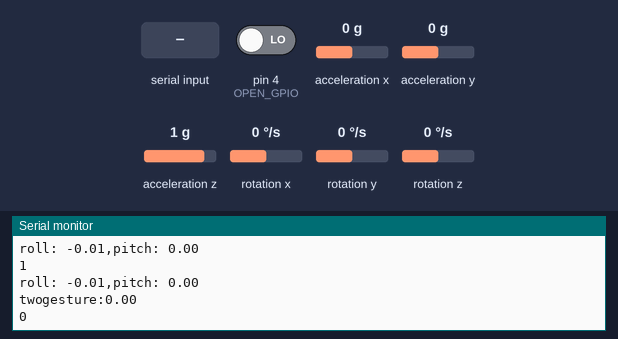
The sketch below on a simulated Arduino Uno, built for the host (arithmetic inside an expression is 32-bit, double 64-bit). Parts: the last lines printed to the serial monitor. The inputs (shaded band) are chosen by the test bench; at power-on: acceleration x 0 g, acceleration y 0 g, acceleration z 1 g, rotation x 0 °/s, pin 4 (OPEN_GPIO) LOW, rotation y 0 °/s, rotation z 0 °/s.

Above: at 2.2 s.
2.3 s: acceleration x set to -1.4 g
At 2.8 s:
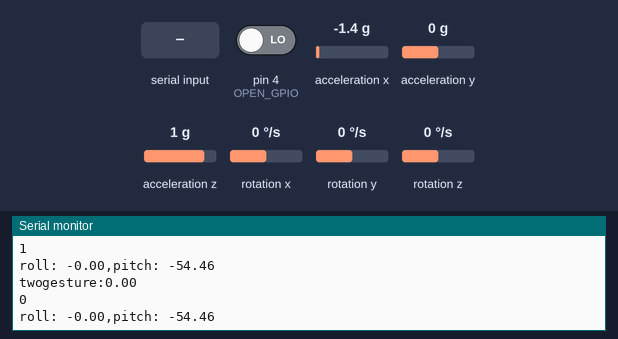
3.8 s: "1" received over the second serial link
At 3.82 s:
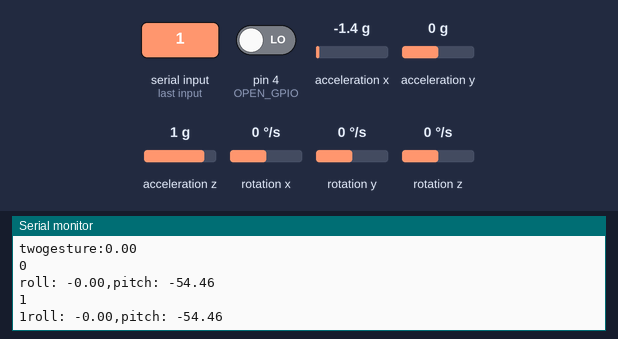
5.3 s: acceleration y set to -1.4 g
At 5.33 s:
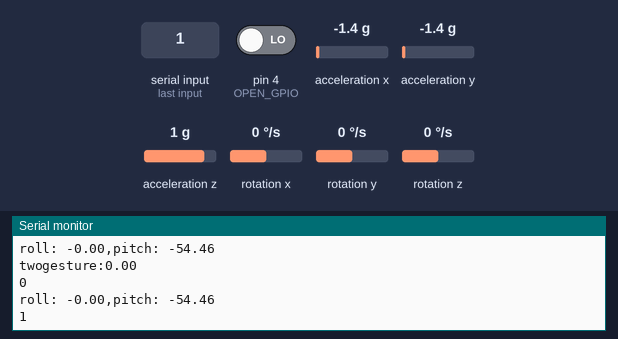
6.8 s: acceleration z set to -1.4 g
At 6.84 s:
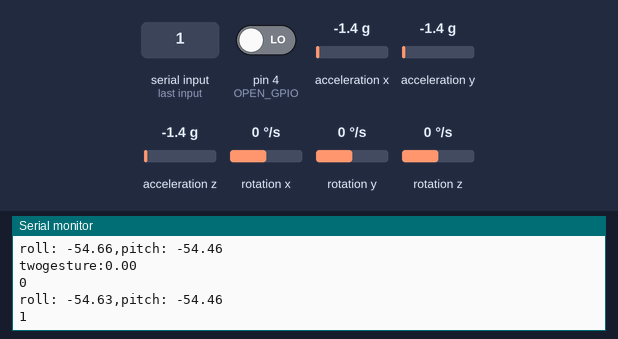
8.3 s: "0" received over the second serial link
At 8.35 s:
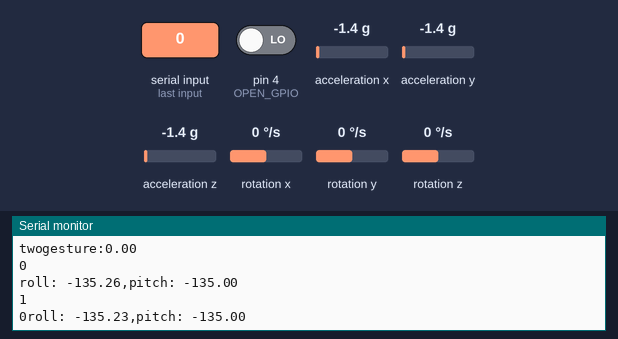
9.8 s: rotation x set to -192 °/s
At 9.86 s:
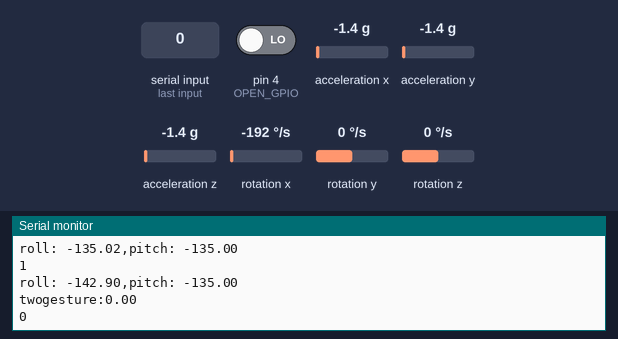
Timing chart, 0 to 12.3 s (numbered marks = the images above; inputs shaded):
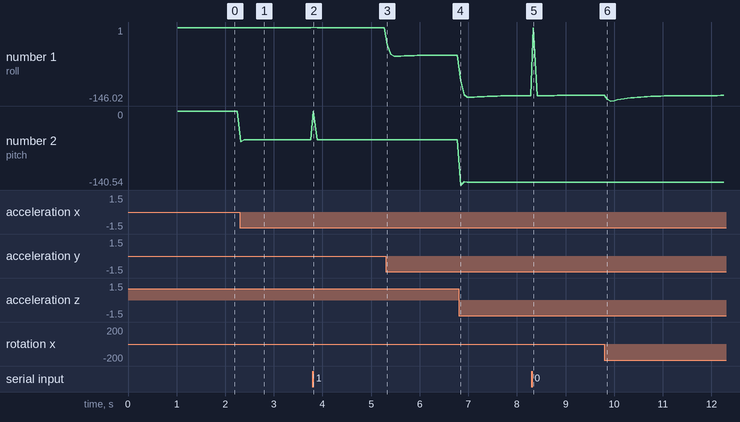

The sketch:

posedetecter_tcp_v2.0.0.6.ino
```cpp
#include <stdio.h>
#include <stdlib.h>

/*
****************************
void judge_gesture(GESTURE *g)//判断姿势
void Angle_get()//计算角度
void Kalman_Filter(double angle_m, double gyro_m)//卡尔曼滤波
void tcpsend_procceed(char test[16] , float data, int i, int j, int m)//tcp传输
****************************
*/


#include "I2Cdev.h"
#include "MPU6050_6Axis_MotionApps20.h"
#include <SoftwareSerial.h> //软件串口

MPU6050 mpu; //实例化一个 MPU6050 对象，对象名称为 mpu

SoftwareSerial mySerial(10, 11); ////软件串口 指定pin 对应esp8266的RX, TX

//char posedata[8][6] = {0};//mpu数据暂存
char test[16] ={0};
char test1[2 ]={0};
int i;
float velocity;
int choose = 0;
#define DEBUG 1
#define C1 2
#define C2 3
#define OPEN_GPIO 4//定义开关引脚 为4
int16_t ax, ay, az, gx, gy, gz;
int16_t data[8][8];

float acc_angle[4];//向量计算出的值，三维夹角，x方向夹角，y方向，z方向

float axt, ayt, azt;

//float ax, ay, az, gx, gy, gz;

//********************angle data*********************//
float Gyro_y; //Y轴陀螺仪数据暂存
float Gyro_x;
float Gyro_z;
float angleAx;
float angle6;
float K1 = 1.5; // 对加速度计取值的权重
//float K1 = 0.05; // 对加速度计取值的权重
float Angle; //一阶互补滤波计算出的最终倾斜角度
float accelz = 0;

//********************angle data*********************//

//***************Kalman_Filter*********************//
float P[2][2] = {{ 1, 0 },
  { 0, 1 }
};
float Pdot[4] = { 0, 0, 0, 0};
//float Q_angle = 0.001, Q_gyro = 0.005; //角度数据置信度,角速度数据置信度
float Q_angle = 2, Q_gyro = 2; //角度数据置信度,角速度数据置信度
float R_angle = 0.5 , C_0 = 1;
float q_bias, angle_err, PCt_0, PCt_1, E, K_0, K_1, t_0, t_1;
float timeChange = 10; //滤波法采样时间间隔毫秒
float dt = timeChange * 0.003; //注意：dt的取值为滤波器采样时间
//***************Kalman_Filter*********************//

#define UP 1//定义姿势状态整形参数 1：向上 2：向下
#define DOWN 2
#define RIGHT 1
#define LEFT 2
#define N 2//目前安装的MPU6050的个数
#define OPEN 1//定义开关开
#define UNOPEN 0//定义开关关
//以下应用在新版本V1.1级以上
#define LITTLE_UP 10//定义可检测到的敏感角度 10°
#define LITTLE_DOWN -10
#define LITTLE_LEFT -10
#define LITTLE_RIGHT 10
/////////////////////////////////////////////////////////
float sum_pitch=0.0f;//多次pitch角的和
float ave_pitch=0.0f;//picth角的平均值
float sum_roll=0.0f;
float ave_roll=0.0f;
float pre_arr[3][11]={0};
int count=0;//定义计数器
int counter=0;//定义翻手计数器
int open_status;
typedef struct gesture
{
  float up_down;//上下参数
  float left_right;//左右参数
  float pitch;//俯仰角
  float roll;//翻滚角
  int equipment;//设备号
}GESTURE;
typedef struct twogesture
{
  //******以下均为1真0假*******//
  int none;//手平放，表示停止某个动作
  int opposite;//手心朝上
  int two_times_down;//向下翻动手指2次
  int fist;//握拳
  int thumb;//灯光(大拇指)
  float finalnum;//要发送的最终参数，由上到下分别为0，1，2，3，4。
}TWOGESTURE;
    GESTURE real_gesture;
    TWOGESTURE two_gesture;
//****************MPU6050数据结构体************************//
typedef struct device
{
  float ax;//参数
  float ay;//参数
  float az;//参数

  float gx;//参数
  float gy;//参数
  float gz;//参数

  float yaw;//偏航角
  float pitch;//俯仰角
  float roll;//翻滚角
  int equipment;

}DEVICE;
DEVICE device[N];
void Angle_get()
{
  //平衡参数
  Angle = atan2(ay , az) * 57.3;           //角度计算公式
  Gyro_x = (gx - 128.1) / 131;              //角度转换
  Kalman_Filter(Angle, Gyro_x);            //卡曼滤波
  //旋转角度Z轴参数
  if (gz > 32768) gz -= 65536;              //强制转换2g  1g
  Gyro_z = -gz / 131;                      //Z轴参数转换
  accelz = az / 16.4;

  angleAx = atan2(ax, az) * 180 / PI; //计算与x轴夹角
  Gyro_y = -gy / 131.00; //计算角速度
  //一阶互补滤波
  angle6 = K1 * angleAx + (1 - K1) * (angle6 + Gyro_y * dt);
}

////////////////////////kalman/////////////////////////
float angle, angle_dot;                                //平衡角度值
void Kalman_Filter(double angle_m, double gyro_m)
{
  angle += (gyro_m - q_bias) * dt;
  angle_err = angle_m - angle;
  Pdot[0] = Q_angle - P[0][1] - P[1][0];
  Pdot[1] = - P[1][1];
  Pdot[2] = - P[1][1];
  Pdot[3] = Q_gyro;
  P[0][0] += Pdot[0] * dt;
  P[0][1] += Pdot[1] * dt;
  P[1][0] += Pdot[2] * dt;
  P[1][1] += Pdot[3] * dt;
  PCt_0 = C_0 * P[0][0];
  PCt_1 = C_0 * P[1][0];
  E = R_angle + C_0 * PCt_0;
  K_0 = PCt_0 / E;
  K_1 = PCt_1 / E;
  t_0 = PCt_0;
  t_1 = C_0 * P[0][1];
  P[0][0] -= K_0 * t_0;
  P[0][1] -= K_0 * t_1;
  P[1][0] -= K_1 * t_0;
  P[1][1] -= K_1 * t_1;
  angle += K_0 * angle_err; //角度
  q_bias += K_1 * angle_err;
  angle_dot = gyro_m - q_bias; //角速度
}

/* /////////SEND////
void tcpsend_all(int num,char test[16] , float data1, float data2, float data3,float data4,float data5,float data6)
{


 // mySerial.write(str,2);           //向esp8266写数据

  dtostrf(angle,3, 2, test);

mySerial.write(35);//ASCLL #井号
  for( i = 0; i < 4; i++)
  {


    delay(5);
  mySerial.write(test[i]);//ASCLL
  delay(5);
  }
  mySerial.write(35);//ASCLL #井号

  }*/

   /////////SEND////
void tcpsend_procceed(char test[16] , float data, int i, int j, int m)
{

        //i转换后整数部分长度
        //j转换后小数部分长度
        //m传入数据长度ascll m<8
       // mySerial.write(str,2);

        dtostrf(data,i, j, test);//保存到该char数组中。
        //dtostrf(signalsign,2, 0, test1);//保存到该char数组中。


       for( i = 0; i < m; i++)
        {
        mySerial.write(test[i]);//ASCLL 向esp8266写数据
        //delay(5);
        }
        //mySerial.write(35);//ASCLL #井号,分隔符
        test[16] = {0};//reset char
}

void transmit_1(GESTURE *g)//发送数据
{
  //transmit
       mySerial.write(36);//ASCLL $号,占位符
       mySerial.write(64);//ASCLL @号,标志符
       tcpsend_procceed(test , 1.0, 1, 0, 2);//设备编号
       mySerial.write(35);//ASCLL #井号，分隔符
       tcpsend_procceed(test , g->up_down, 1, 0, 2);
       mySerial.write(35);//ASCLL #井号
       tcpsend_procceed(test , g->left_right, 1, 0, 2);
       mySerial.write(35);//ASCLL #井号
       tcpsend_procceed(test , g->pitch, 1, 0, 2);
       mySerial.write(35);//ASCLL #井号
       /*tcpsend_procceed(test , velocity, 2, 0, 2);
       mySerial.write(35);//ASCLL #井号*/
       tcpsend_procceed(test , g->roll, 3, 2, 5);
       mySerial.write(33);//ASCLL !号，结束符
}
/*void transmit_2(DEVICE *g)//发送数据,另设一个发送函数,未修改完
{
  //transmit
       mySerial.write(36);//ASCLL $号,占位符
       mySerial.write(64);//ASCLL @号,标志符
       tcpsend_procceed(test , 1.0, 1, 0, 2);//发送数据包类型判断
       mySerial.write(35);//ASCLL #井号，分隔符
       tcpsend_procceed(test , 1.0, 1, 0, 2);//设备编号
       mySerial.write(35);//ASCLL #井号，分隔符
       tcpsend_procceed(test , g->up_down, 1, 0, 2);
       mySerial.write(35);//ASCLL #井号
       tcpsend_procceed(test , g->left_right, 1, 0, 2);
       mySerial.write(35);//ASCLL #井号
       tcpsend_procceed(test , g->roll, 1, 0, 2);
       mySerial.write(35);//ASCLL #井号
       tcpsend_procceed(test , velocity, 2, 0, 2);
       mySerial.write(35);//ASCLL #井号
       tcpsend_procceed(test , g->pitch, 3, 2, 5);
       mySerial.write(33);//ASCLL !号，结束符
}*/

/***********************欧拉角转向量运算求出夹角**************************/
/*
 void angle_calculate(float acc_angle[4] , float yaw1, float roll1, float pitch1, float yaw2, float roll2, float pitch2)// yaw roll pitch
{

  float acc[2][3];//向量
//欧拉角转向量
  /*
  float tempdata_1, tempdata_2;
  tempdata_1 = sqrt (cos(x1)*cos(x1) + cos(y1)*cos(y1) + cos(z1)*cos(z1));
  tempdata_2 = sqrt (cos(x2)*cos(x2) + cos(y2)*cos(y2) + cos(z2)*cos(z2));

  //x = cos（yaw）cos（pitch）  详见：http://www.it1352.com/457225.html
   //  y = sin（yaw）cos（pitch）
   //  z = sin （pitch）

  acc[0][0] = cos(yaw1)* cos(pitch1);
  acc[0][1] = sin(yaw1)* cos(pitch1);
  acc[0][2] = sin(pitch1);

  acc[1][0] = cos(yaw2)* cos(pitch2);
  acc[1][1] = sin(yaw2)* cos(pitch2);
  acc[1][2] = sin(pitch2);
//计算向量夹角
  acc_angle[0] = acos((acc[0][0]*acc[1][0]+acc[0][1]*acc[1][1]+acc[0][2]*acc[1][2])/(sqrt(acc[0][0]*acc[0][0]+acc[0][1]*acc[0][1]+acc[0][2]*acc[0][2])*sqrt(acc[1][0]*acc[1][0]+acc[1][1]*acc[1][1]+acc[1][2]*acc[1][2])));
  acc_angle[1] = acos((acc[0][0]*acc[1][0]+acc[0][1]*acc[1][1])/(sqrt(acc[0][0]*acc[0][0]+acc[0][1]*acc[0][1])*sqrt(acc[1][0]*acc[1][0]+acc[1][1]*acc[1][1])));//xy
  acc_angle[2] = acos((acc[0][0]*acc[1][0]+acc[0][2]*acc[1][2])/(sqrt(acc[0][0]*acc[0][0]+acc[0][2]*acc[0][2])*sqrt(acc[1][0]*acc[1][0]+acc[1][2]*acc[1][2])));//xz
  acc_angle[3] = acos((acc[0][1]*acc[1][1]+acc[0][2]*acc[1][2])/(sqrt(acc[0][1]*acc[0][1]+acc[0][2]*acc[0][2])*sqrt(acc[1][1]*acc[1][1]+acc[1][2]*acc[1][2])));//yz

  //cos(x1)/tempdata_1 cos(y1)/
  }*/
void getdata(int num)
{
  for(count = 0;count <5;count++)
    {
      mpu.getMotion6(&ax, &ay ,&az, &gx, &gy, &gz);     //IIC获取MPU6050六轴数据 ax ay az gx gy gz


      Angle_get();             //获取angle 角度和卡曼滤波
          //求平均数，判断姿势
          //getsum(angle6,angle);
          sum_pitch+=angle6;
          sum_roll+=angle;
    }
      ave_pitch=sum_pitch/5;
      ave_roll=sum_roll/5;

      device[num].ax = ax;
      device[num].ay = ay;
      device[num].az = az;

      device[num].gx = gx;
      device[num].gy = gy;
      device[num].gz = gz;

      //device[num].yaw = angle ;
      device[num].roll = ave_roll;
      device[num].pitch = ave_pitch;

      device[num].equipment = num;
      sum_pitch=0;//数据归零
      sum_roll=0;
      count=0;
}

void setup()
{
    Wire.begin();                            //加入 I2C 总线序列
    Serial.begin(9600);                       //开启串口，设置波特率
    mySerial.begin(9600);
    delay(1000);
    mpu.initialize();                       //初始化MPU6050

    pinMode(C1,OUTPUT);
    pinMode(C2,OUTPUT);
    pinMode(OPEN_GPIO,INPUT);

    digitalWrite(C1,LOW);//默认从手背开始
    digitalWrite(C2,HIGH);
    initgesture(&two_gesture);//初始化姿势库
    open_status=OPEN;//在测试两个MPU，开关默认开
}

void loop()
{
      while(mySerial.available())           //从esp8266读数据
      {
        Serial.write(mySerial.read());
      }


           //recive
       while(mySerial.available())           //从esp8266读数据
      {
        Serial.write(mySerial.read());
      }
    if(digitalRead(OPEN_GPIO)==HIGH)//判断开关状态，高电平为闭合
    {
        open_status=OPEN;
    }
    else if(digitalRead(OPEN_GPIO)==LOW)
    {
        open_status=UNOPEN;
    }

    #ifdef DEBUG//测试状态开关必为闭合，以便测试
    open_status=OPEN;
    #endif // DEGUG

    //getdata();

      //手背
      if( choose == 0)//choose 实际是0，定义choose=0 为手背
       {
         getdata(0);

         axt = float(ax) / 2048 ;
         ayt = float(ay) / 2048 ;
         azt = float(az) / 2048;


        /*Serial.print("ax: ");Serial.print(axt);Serial.print(",");
        Serial.print("ay: ");Serial.print(ayt);Serial.print(",");
        Serial.print("az: ");Serial.print(azt);Serial.print("---");*/

        Serial.print("roll: ");Serial.print(device[0].roll);Serial.print(",");
        //Serial.print("angle_dot: ");Serial.print(angle_dot);Serial.print(",");
        Serial.print("pitch: ");Serial.println(device[0].pitch);
         judge_gesture(&real_gesture);//获取姿势参数
         real_gesture.equipment = 0;
         count=0;//进行初始化操作
         sum_pitch=0;
         sum_roll=0;
         /*Serial.print(real_gesture.up_down);
         Serial.print("\t");
         Serial.print(real_gesture.left_right);
         Serial.print("\t");
         Serial.print(real_gesture.pitch);
         Serial.print("\n");*/

         transmit_1(&real_gesture);//调用发送数据函数
         //counter++;
       }
    //手指
    else if(choose == 1)
    {
      getdata(1);

      axt = float(ax) / 2048 ;
      ayt = float(ay) / 2048 ;
      azt = float(az) / 2048;

      /*Serial.print("ax: ");Serial.print(axt);Serial.print(",");
      Serial.print("ay: ");Serial.print(ayt);Serial.print(",");
      Serial.print("az: ");Serial.print(azt);Serial.print("---");*/

      Serial.print("roll: ");Serial.print(device[1].roll);Serial.print(",");
      //Serial.print("angle_dot: ");Serial.print(angle_dot);Serial.print(",");
      Serial.print("pitch: ");Serial.println(device[1].pitch);
      //counter++;
    }
    if(open_status==OPEN&&choose==1)//此处定义开关，OPEN为1，即手势状态，UNOPEN为0，即手背控制；第二个条件：进行一轮循环读取之后计算
    {
        counter++;//进行一次循环读取，计数器+1
         have_twogesture(0,1,&two_gesture);//入口参数为两台设备号,规定第一个为手背
         //**********调用发送姿势函数************目前没有//
         //empty(&towreal_gesture);//清零姿势库
         Serial.print("twogesture:");Serial.println(two_gesture.finalnum);
    }
  //可视化分析

   if(choose == 0)//选择
  {
      digitalWrite(C1,HIGH);
      digitalWrite(C2,LOW);
      //Serial.println("NO.1");
      choose = 1;//轮换
  }
  else
  {
      digitalWrite(C1,LOW);
      digitalWrite(C2,HIGH);
      choose = 0;
  }
  if(open_status==UNOPEN)
  {
    choose=0;//如果为手背状态，则不读取其他MPU6050
  }
  //counter++;//进行一次循环读取，计数器+1
  Serial.println(choose);
  delay(50);
}


/*void getsum(float fNewPitch,float fNewRoll)//求一段时间内算得的pitch角的和值
{
  sum_pitch+=fNewPitch;
  sum_roll+=fNewRoll;
  count++;
}*/

void judge_gesture(GESTURE *g)//判断姿势，返回值为 1234 ，1：向上，2：向下
{
  //ave_pitch=sum_pitch/count;
  //ave_roll=sum_roll/count;
  g->pitch=ave_pitch;//角度值赋值
  g->roll=ave_roll;//需要发送
  if(ave_pitch>=LITTLE_UP)//判定角度，如果大于25°,小于45,则向中上，此处可更改
  {
    g->up_down=UP;
  }
  else if(ave_pitch<=LITTLE_DOWN)
  {
    g->up_down=DOWN;
  }
  else
  {
    g->up_down=0;
  }
  if(ave_roll>=LITTLE_RIGHT)//判定角度，如果x向右大于25°,小于45,则向中右，此处可更改
  {
    g->left_right=RIGHT;
  }
  else if(ave_roll<=LITTLE_LEFT)
  {
    g->left_right=LEFT;
  }
  else
  {
    g->left_right=0;
  }
}
void have_twogesture(int backhand,int dev,TWOGESTURE *tg)
{
  float D_value_pitch=0.0;//定义pitch角的差值
  int flag_move;//两次连续动手信号（判定向上翻手两次的信号）
  flag_move=judge_move();//判断是否翻手
  //status int counter;//定义计数器，用于计数手指翻动次数
  //***********构造哈夫曼树进行判定*******************//
  D_value_pitch=device[backhand].pitch-device[dev].pitch;
  if(abs(device[backhand].roll)==-1)//手侧向翻动，目前不提供这种判定
  {
    Serial.print("high_gesture:");Serial.println("-1");//提示错误
  }
  else
  {
    if(device[backhand].pitch>=-15&&device[backhand].pitch<=15)//手背平放
    {
      if((device[dev].pitch>=-15&&device[dev].pitch<=15)||abs(D_value_pitch)<=7)
      {
        tg->none=1;//手平放
        tg->finalnum=0;
      }
      if(flag_move==1)
      {
        tg->two_times_down=1;
        tg->finalnum=2;
        Serial.println("aaaaaaaaaaaaaaaaaaaaaaaaaaaaaaaaa");
      }
      else if(abs(D_value_pitch)>=150)
      {
        tg->fist=1;//握拳
        tg->finalnum=3;
      }
    }
    else if(abs(device[backhand].pitch)>=170&&abs(device[backhand].pitch<=200))
    {
      tg->opposite=1;//手心向上
      tg->finalnum=1;
    }
  }
}
void initgesture(TWOGESTURE *tg)
{
  tg->none=1;
  tg->opposite=0;
  tg->two_times_down;
  tg->fist=0;
  tg->thumb=0;
  tg->finalnum=0;
}
int judge_move()
{
  int it,it1;//临时循环变量
  int tnum=0;
  int finalreturn=0;//定义返回的数，0为未检测到，1为检测到
  float D_arr[10];//差值数组
  if(counter%2==0)//如果counter为偶数
  {
      pre_arr[0][counter/2]=device[0].pitch;//手背的俯仰角
      pre_arr[1][counter/2]=device[1].pitch;//手指的俯仰角
      pre_arr[2][counter/2]=abs(pre_arr[0][counter/2]-pre_arr[1][counter/2]);//手背-手指（>0）
  }
  //一共11组数据（count+1组）
  if(counter/2>=10)//进行勾画函数图像
  {
    for(it=0;it<10;it++)//11个数据10个差值
    {
      D_arr[it]=pre_arr[it+1]-pre_arr[it];
    }
    for(it1=0;it1<10;it1++)
    {
      if(D_arr[it1]>=15&&D_arr[it1]<=30)
      {
        tnum++;
      }
      if(tnum>=8)
      {
        finalreturn=1;
      }
    }
    pre_arr[3][11]={0};
    D_arr[10]={0};
    counter=0;
    tnum=0;//数据清零
  }
  return finalreturn;
}
```

Measured:
- after the input at 2.3 s, the serial monitor: prints a new line at once (image 1)
- after the input at 3.8 s, the serial monitor: prints a new line at once (image 2)
- after the input at 8.3 s, the serial monitor: prints a new line at once (image 5)
- after the input at 9.8 s, the serial monitor: prints a new line after 0.06 s (image 6)
- plotted number 1: 0 → -54.63 after the input at 5.3 s, -54.63 → -135.26 after the input at 6.8 s
- plotted number 2: 0 → -54.46 after the input at 2.3 s, -54.46 → -135 after the input at 6.8 s
